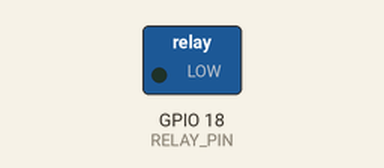
Simulated run of this program. Board: ESP32-S3. On the bench: switched loads named in the program (green lamp = pin HIGH).

Above: at 1.0 s.
At 6.0 s:
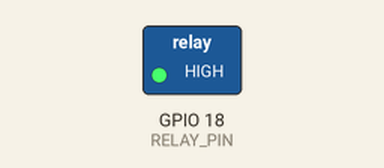
Timing chart, 0 to 13.0 s (numbered marks = the images above):
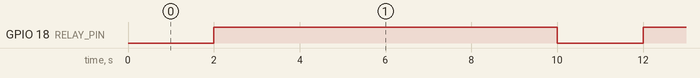

Measured:
- by itself, GPIO 18 (RELAY_PIN): alternates HIGH for 8.0 s and LOW for 2.0 s

The program:

main.cpp
```cpp
#include <Arduino.h>
#include "esp_timer.h"

#define RELAY_PIN 18

#define RELAY_ON  LOW
#define RELAY_OFF HIGH

// Налаштування часу
uint32_t period_ms  = 10000; // повний цикл 10 с
uint32_t on_time_ms = 2000;  // увімкнено 2 с

esp_timer_handle_t relay_timer = NULL;

void relay_timer_callback(void *arg)
{
    static bool relayOn = true;

    if (relayOn)
    {
        // Вимкнути реле
        digitalWrite(RELAY_PIN, RELAY_OFF);

        uint32_t off_time_ms = period_ms - on_time_ms;

        esp_timer_start_once(
            relay_timer,
            (uint64_t)off_time_ms * 1000ULL
        );

        relayOn = false;
    }
    else
    {
        // Увімкнути реле
        digitalWrite(RELAY_PIN, RELAY_ON);

        esp_timer_start_once(
            relay_timer,
            (uint64_t)on_time_ms * 1000ULL
        );

        relayOn = true;
    }
}

void setup()
{
    pinMode(RELAY_PIN, OUTPUT);

    // Початково реле вимкнене
    digitalWrite(RELAY_PIN, RELAY_OFF);

    const esp_timer_create_args_t timer_args =
    {
        .callback = &relay_timer_callback,
        .arg = NULL,
        .dispatch_method = ESP_TIMER_TASK,
        .name = "relay_timer"
    };

    esp_timer_create(&timer_args, &relay_timer);

    // Перший цикл: увімкнути реле
    digitalWrite(RELAY_PIN, RELAY_ON);

    esp_timer_start_once(
        relay_timer,
        (uint64_t)on_time_ms * 1000ULL
    );
}

void loop()
{

}
```
